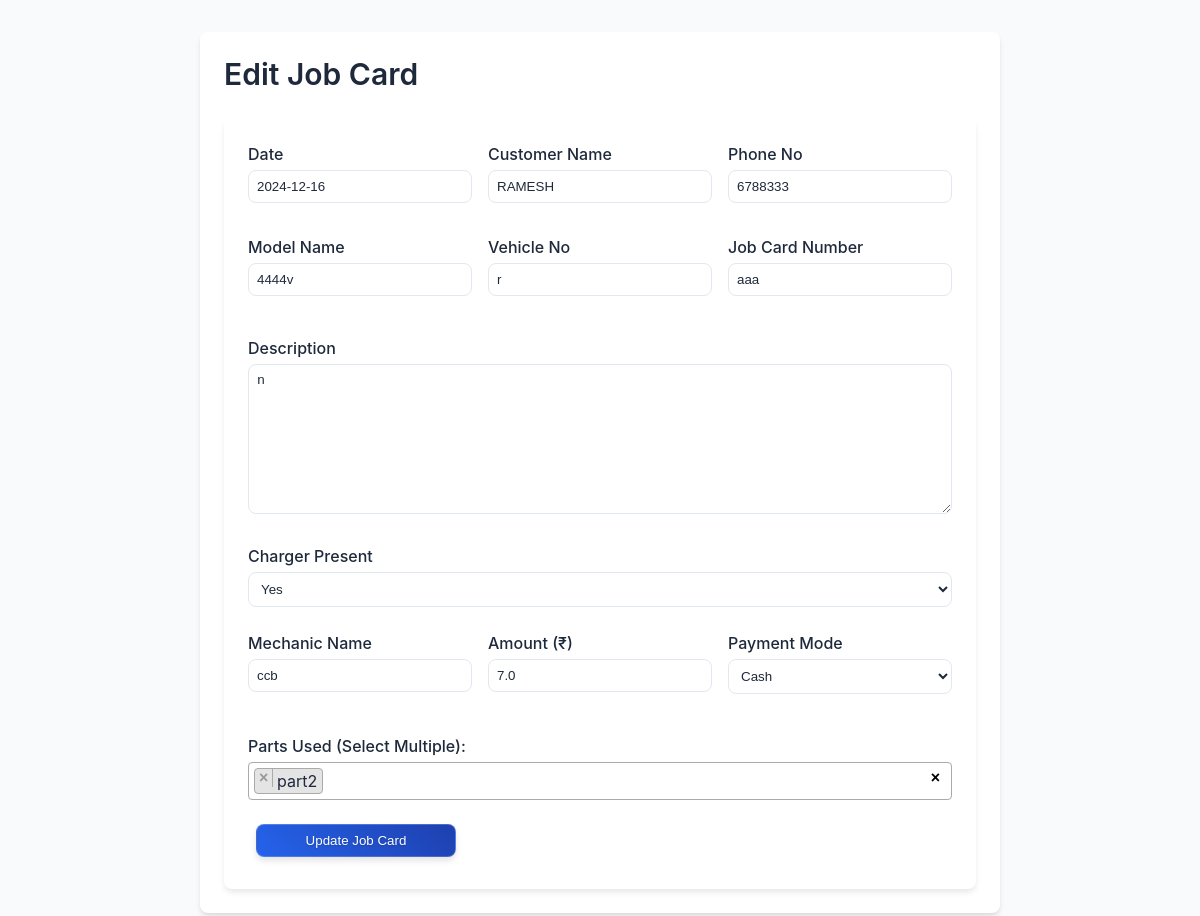
Before: /edit/6 with the older database file.
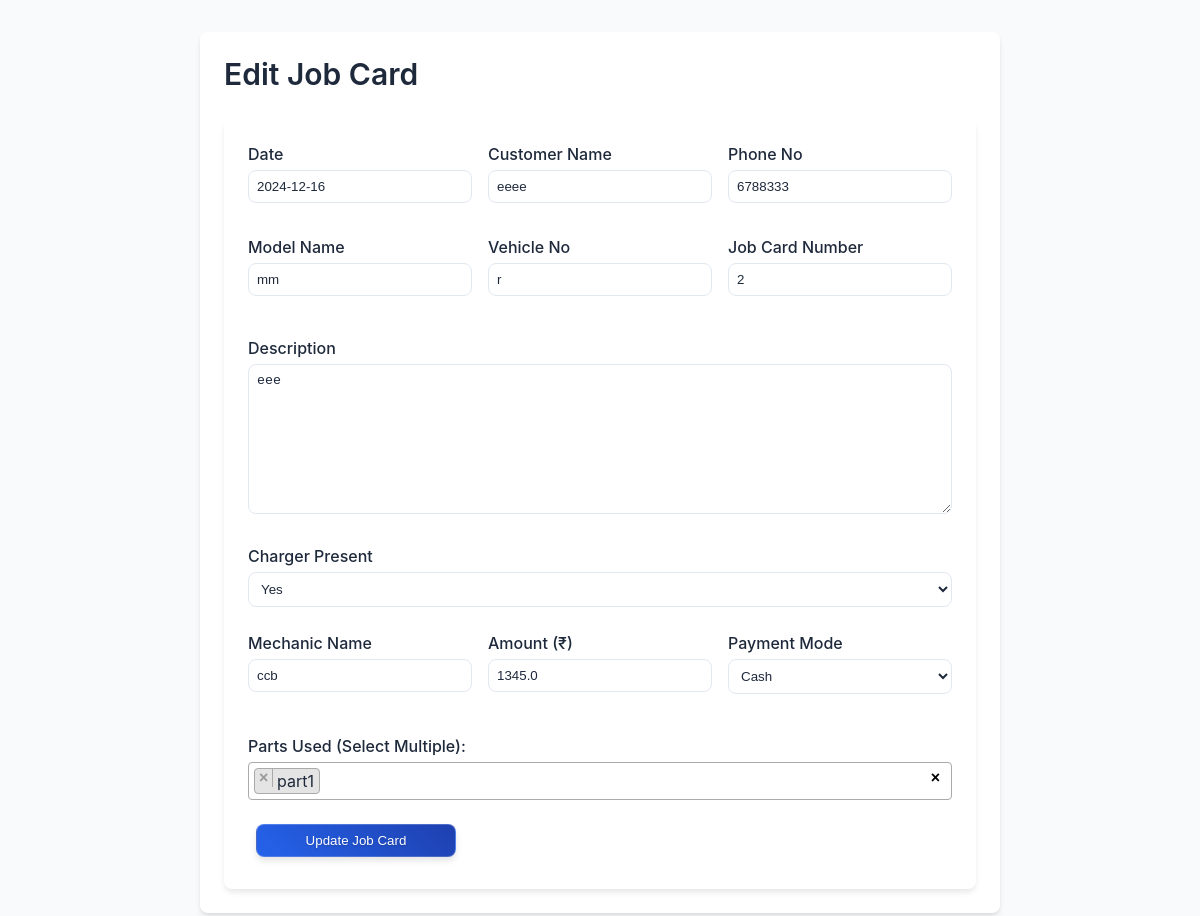
After: the same page with the newer database file.
### app.py (models this page shows, shortened)
class JobCard(db.Model):
    id = db.Column(db.Integer, primary_key=True)
    date = db.Column(db.String(20), nullable=False)
    customer_name = db.Column(db.String(100), nullable=False)
    phone_no = db.Column(db.String(15), nullable=False)
    model_name = db.Column(db.String(100), nullable=False)
    vehicle_no = db.Column(db.String(20), nullable=False)
    job_card_number = db.Column(db.String(50), nullable=False, unique=True)
    description = db.Column(db.String(200), nullable=False)
    charger_present = db.Column(db.String(5), nullable=False)
    mechanic_name = db.Column(db.String(100), nullable=False)
    amount = db.Column(db.Float, nullable=False)
    payment_mode = db.Column(db.String(20), nullable=False)
    parts_used = db.Column(db.String(500), nullable=False)  # Comma-separated parts

### app.py (the view, shortened to what this page needs)
@app.route('/edit/<int:job_card_id>', methods=['GET', 'POST'])
def edit_job_card(job_card_id):
    job_card = JobCard.query.get_or_404(job_card_id)
    return render_template('edit.html', job_card=job_card)

### templates/edit.html (shortened to what this page needs)
<!DOCTYPE html>
<html lang="en">
<head>
    <link rel="stylesheet" href="{{ url_for('static', filename='style.css') }}">
    <link rel="stylesheet" href="https://code.jquery.com/ui/1.12.1/themes/base/jquery-ui.css">
    <link rel="stylesheet" href="https://cdnjs.cloudflare.com/ajax/libs/select2/4.0.13/css/select2.min.css" />
</head>
<body class="min-h-screen bg-gray-100">
<div class="card">
    <h2 class="text-xl font-semibold mb-4">Edit Job Card</h2>
    <form method="POST" class="form-container">
        <div class="grid grid-cols-3 gap-4">
            <div class="form-group">
                <label for="date" class="form-label">Date</label>
                <input type="text" id="date" name="date" class="form-control" value="{{ job_card.date }}" required>
            </div>
            <div class="form-group">
                <label for="customerName" class="form-label">Customer Name</label>
                <input type="text" id="customerName" name="customerName" class="form-control" value="{{ job_card.customer_name }}" required>
            </div>
            <div class="form-group">
                <label for="phoneNo" class="form-label">Phone No</label>
                <input type="text" id="phoneNo" name="phoneNo" class="form-control" value="{{ job_card.phone_no }}" required>
            </div>
            <div class="form-group">
                <label for="modelName" class="form-label">Model Name</label>
                <input type="text" id="modelName" name="modelName" class="form-control" value="{{ job_card.model_name }}" required>
            </div>
            <div class="form-group">
                <label for="vehicleNo" class="form-label">Vehicle No</label>
                <input type="text" id="vehicleNo" name="vehicleNo" class="form-control" value="{{ job_card.vehicle_no }}" required>
            </div>
            <div class="form-group">
                <label for="jobCardNumber" class="form-label">Job Card Number</label>
                <input type="text" id="jobCardNumber" name="jobCardNumber" class="form-control" value="{{ job_card.job_card_number }}" required>
            </div>
        </div>
        <div class="form-group mt-4">
            <label for="description" class="form-label">Description</label>
            <textarea id="description" name="description" class="form-control" required>{{ job_card.description }}</textarea>
        </div>
        <div class="form-group mt-4">
            <label for="chargerPresent" class="form-label">Charger Present</label>
            <select id="chargerPresent" name="chargerPresent" class="form-control" required>
                <option value="yes" {% if job_card.charger_present == 'yes' %}selected{% endif %}>Yes</option>
            </select>
        </div>
        <div class="grid grid-cols-3 gap-4 mt-4">
            <div class="form-group">
                <label for="mechanicName" class="form-label">Mechanic Name</label>
                <input type="text" id="mechanicName" name="mechanicName" class="form-control" value="{{ job_card.mechanic_name }}" required>
            </div>
            <div class="form-group">
                <label for="amount" class="form-label">Amount (₹)</label>
                <input type="number" id="amount" name="amount" class="form-control" value="{{ job_card.amount }}" required>
            </div>
            <div class="form-group">
                <label for="paymentMode" class="form-label">Payment Mode</label>
                <select id="paymentMode" name="paymentMode" class="form-control" required>
                    <option value="cash" {% if job_card.payment_mode == 'cash' %}selected{% endif %}>Cash</option>
                </select>
            </div>
        </div>
        <div class="form-group mt-4">
            <label for="partsUsed" class="form-label">Parts Used (Select Multiple):</label>
        </div>
        <div class="mt-6">
            <button type="submit" class="btn btn-primary w-full">Update Job Card</button>
        </div>
    </form>
</div>
</body>
</html>

Changed rows visible on the page:
changed JobCard "Yes": customerName "RAMESH" → "eeee"; modelName "4444v" → "mm"; jobCardNumber "aaa" → "2"; description "n" → "eee"; amount "7.0" → "1345.0"
Other visible differences:
text written by a page script: "× × part2" → "× × part1"
